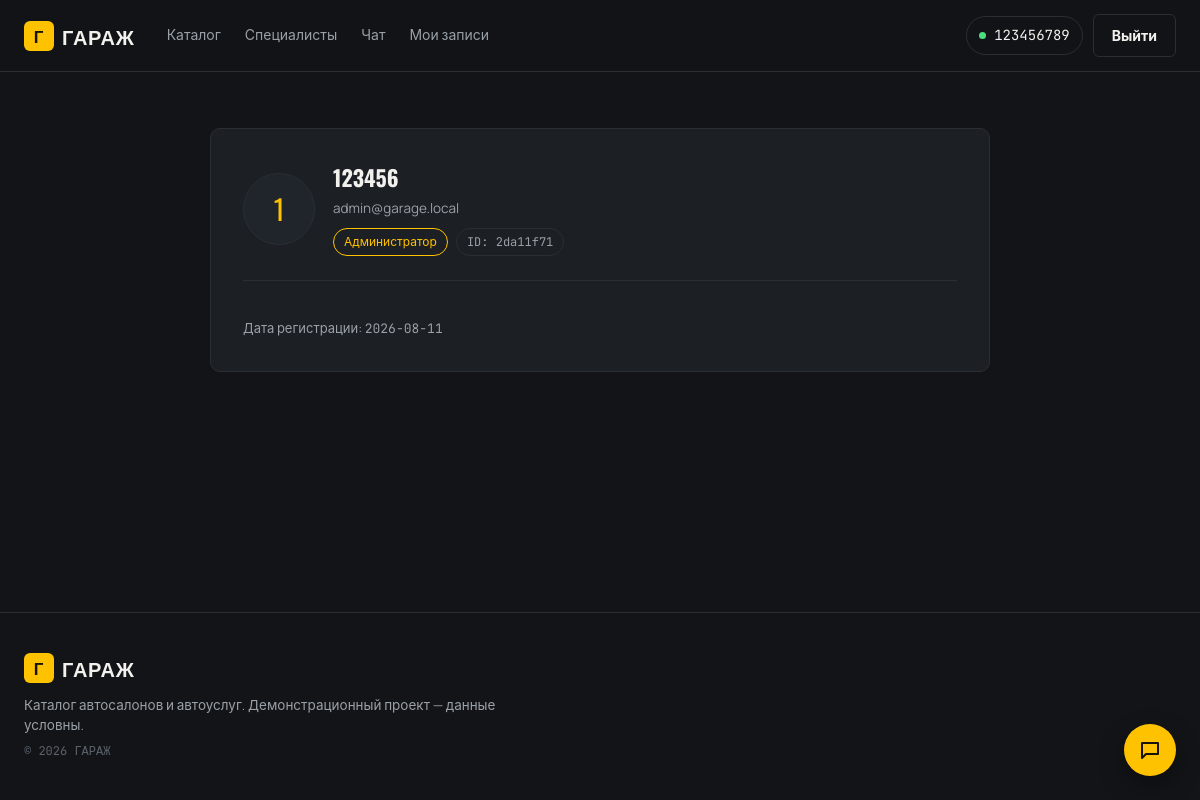
Screenshot of /profile/2da11f71792d40698e29459f6ccb0180 (signed in) with the database file from the repository.
### tables this page shows
CREATE TABLE users (
        id TEXT PRIMARY KEY,
        username TEXT UNIQUE NOT NULL,
        email TEXT UNIQUE NOT NULL,
        password_hash TEXT NOT NULL,
        phone TEXT,
        is_admin INTEGER NOT NULL DEFAULT 0,
        avatar TEXT,
        bonus_points INTEGER DEFAULT 0,
        created_at TEXT
    );

### app.py (the view)
@app.route("/profile")
@app.route("/profile/<user_id>")
@login_required
def profile_view(user_id=None):
    target_id = user_id if user_id else current_user.id
    row = query_db("SELECT * FROM users WHERE id = ?", (target_id,), one=True)
    if not row:
        abort(404)
    profile = dict(row)
    is_self = current_user.id == target_id
    appts_rows = query_db("""
        SELECT a.*, s.title as service_title, sp.name as specialist_name, st.name as station_name
        FROM appointments a
        LEFT JOIN services s ON a.service_id = s.id
        LEFT JOIN specialists sp ON a.specialist_id = sp.id
        LEFT JOIN stations st ON a.station_id = st.id
        WHERE a.user_id = ?
        ORDER BY a.created_at DESC
    """, (target_id,))
    appointments = [dict(a) for a in appts_rows]
    spent = query_db("""
        SELECT COALESCE(SUM(s.price), 0) as total FROM appointments a
        LEFT JOIN services s ON a.service_id = s.id
        WHERE a.user_id = ? AND a.status = 'Готова'
    """, (target_id,), one=True)["total"]
    avg_rating = query_db(
        "SELECT AVG(stars) a FROM reviews WHERE user_id = ?", (target_id,), one=True
    )["a"] or 5.0
    return render_template(
        "profile.html",
        profile=profile,
        is_self=is_self,
        appointments=appointments,
        spent=spent,
        avg_rating=avg_rating,
    )

### app.py (called while the page is built)
def query_db(query, args=(), one=False):
    conn = get_db()
    cur = conn.cursor()
    cur.execute(query, args)
    rv = cur.fetchall()
    conn.close()
    return (rv[0] if rv else None) if one else rv

@login_manager.user_loader
def load_user(user_id):
    row = query_db("SELECT * FROM users WHERE id = ?", (user_id,), one=True)
    return User(row) if row else None

@app.context_processor
def inject_globals():
    return {
        'now': datetime.now(timezone.utc)
    }

### db.py (called while the page is built)
def get_db():
    os.makedirs(DATA_DIR, exist_ok=True)
    conn = sqlite3.connect(DB_PATH)
    conn.row_factory = sqlite3.Row
    return conn

### templates/profile.html (shortened to what this page needs)
{% extends "base.html" %}
{% block content %}
<section class="profilewrap">
  <div class="profilecard">
    <div class="profilecard__head">
      {% if profile.avatar %}
        <img src="{{ url_for('static', filename=profile.avatar) }}" alt="" class="profilecard__avatar">
      {% else %}
        <div class="profilecard__avatar profilecard__avatar--fallback">{{ profile.username[0]|upper }}</div>
      {% endif %}
      <div>
        <h1 class="profilecard__name">{{ profile.username }}</h1>
        <p class="profilecard__email">{{ profile.email }}</p>
        <div class="profilecard__badges">
          {% if profile.is_admin %}
            <span class="tag tag--accent">Администратор</span>
          {% else %}
            <span class="tag">Пользователь</span>
          {% endif %}
          <span class="tag tag--mono">ID: {{ profile.id[:8] }}</span>
        </div>
      </div>
    </div>
    <div class="profilecard__actions">
    </div>
    <p class="profilecard__foot">Дата регистрации: <span class="mono">{{ profile.created_at[:10] }}</span></p>
  </div>
</section>
{% endblock %}

### templates/base.html (shortened to what this page needs)
<!DOCTYPE html>
<html lang="ru">
<head>
  <link rel="stylesheet" href="{{ url_for('static', filename='css/style.css') }}">
</head>
<body>
<header class="topbar">
  <div class="topbar__inner">
    <a href="{{ url_for('index') }}" class="brand">
      <span class="brand__mark">Г</span>
      <span class="brand__text">ГАРАЖ</span>
    </a>
    <nav class="mainnav">
      <a href="{{ url_for('index') }}" class="mainnav__link {% if request.endpoint == 'index' %}is-active{% endif %}">Каталог</a>
      <a href="{{ url_for('stations_list') }}" class="mainnav__link {% if request.endpoint == 'stations_list' %}is-active{% endif %}">Специалисты</a>
      <a href="{{ url_for('chats_view') }}" class="mainnav__link {% if request.endpoint == 'chats_view' %}is-active{% endif %}">Чат</a>
      {% if current_user.is_authenticated %}
        <a href="{{ url_for('my_appointments') }}" class="mainnav__link {% if request.endpoint == 'my_appointments' %}is-active{% endif %}">Мои записи</a>
      {% endif %}
    </nav>
    <div class="topbar__auth">
      {% if current_user.is_authenticated %}
        <a href="{{ url_for('profile_view', user_id=current_user.id) }}" class="user-chip">
          {% if current_user.avatar %}
            <img src="{{ url_for('static', filename=current_user.avatar) }}" alt="" class="user-chip__avatar">
          {% else %}
            <span class="user-chip__dot"></span>
          {% endif %}
          {{ current_user.username }}
        </a>
        <a href="{{ url_for('logout') }}" class="btn btn--ghost">Выйти</a>
      {% else %}
        <a href="{{ url_for('login') }}" class="btn btn--ghost">Войти</a>
        <a href="{{ url_for('register') }}" class="btn btn--accent">Регистрация</a>
      {% endif %}
    </div>
  </div>
</header>
<main>
  {% block content %}{% endblock %}
</main>
<footer class="sitefooter">
  <div class="sitefooter__inner">
    <div class="brand brand--footer">
      <span class="brand__mark">Г</span>
      <span class="brand__text">ГАРАЖ</span>
    </div>
    <p class="sitefooter__note">Каталог автосалонов и автоуслуг. Демонстрационный проект — данные условны.</p>
    <p class="sitefooter__copy">© {{ now.year if now else '2026' }} ГАРАЖ</p>
  </div>
</footer>
<button id="chat-toggle" class="chat-toggle" type="button" aria-label="Открыть чат поддержки">
  <svg viewBox="0 0 24 24" fill="none" class="chat-toggle__icon">
    <path d="M4 5h16v11H8l-4 4V5z" stroke="currentColor" stroke-width="2" stroke-linejoin="round"/>
  </svg>
</button>
</body>
</html>

### rows the page displays
users: username "123456789"
users: username "1", username "123456", email "admin@garage.local", created_at "2026-08-11"

### other values shown
{{ profile.id[:8] }} "2da11f71"
